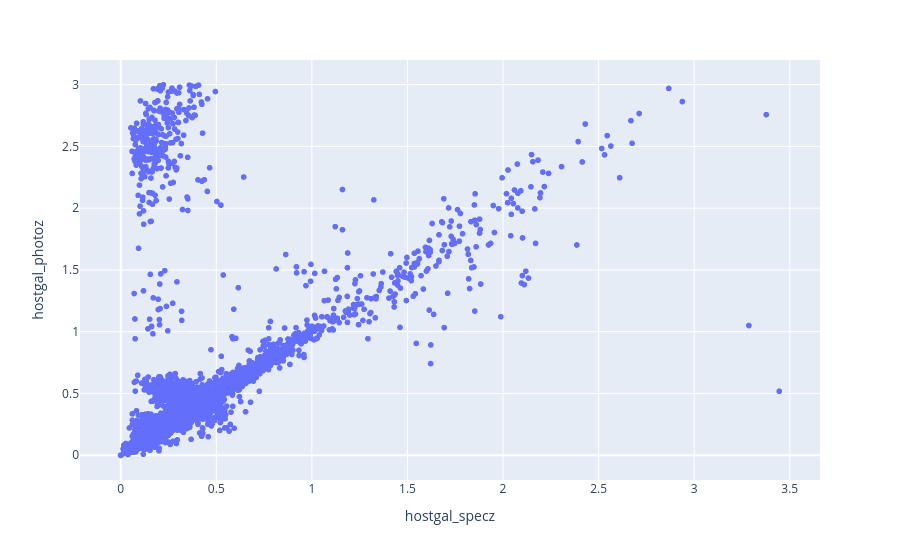

Here is the notebook cell this chart was saved with:
### Markdown cell above
## a) Create a photo-z spec-z scatter plot with px.scatter(data, x = "", y = "")

### Code cell
fig = px.scatter(data, x = 'hostgal_specz', y = 'hostgal_photoz',)
fig.show()

### Figure 1 — Plotly figure (JSON) as saved in the notebook; plotly's stock layout.template omitted (floating-point values rounded to 4 significant figures; data arrays with more than 128 entries replaced by an {"elided": "..."} marker saying what was removed)
{"data": [{"hovertemplate": "hostgal_specz=%{x}<br>hostgal_photoz=%{y}<extra></extra>", "legendgroup": "", "marker": {"color": "#636efa", "symbol": "circle"}, "mode": "markers", "name": "", "showlegend": false, "type": "scattergl", "x": {"elided": "7848 float values"}, "xaxis": "x", "y": {"elided": "7848 float values"}, "yaxis": "y"}], "layout": {"legend": {"tracegroupgap": 0}, "margin": {"t": 60}, "xaxis": {"anchor": "y", "domain": [0, 1], "title": {"text": "hostgal_specz"}}, "yaxis": {"anchor": "x", "domain": [0, 1], "title": {"text": "hostgal_photoz"}}}}
